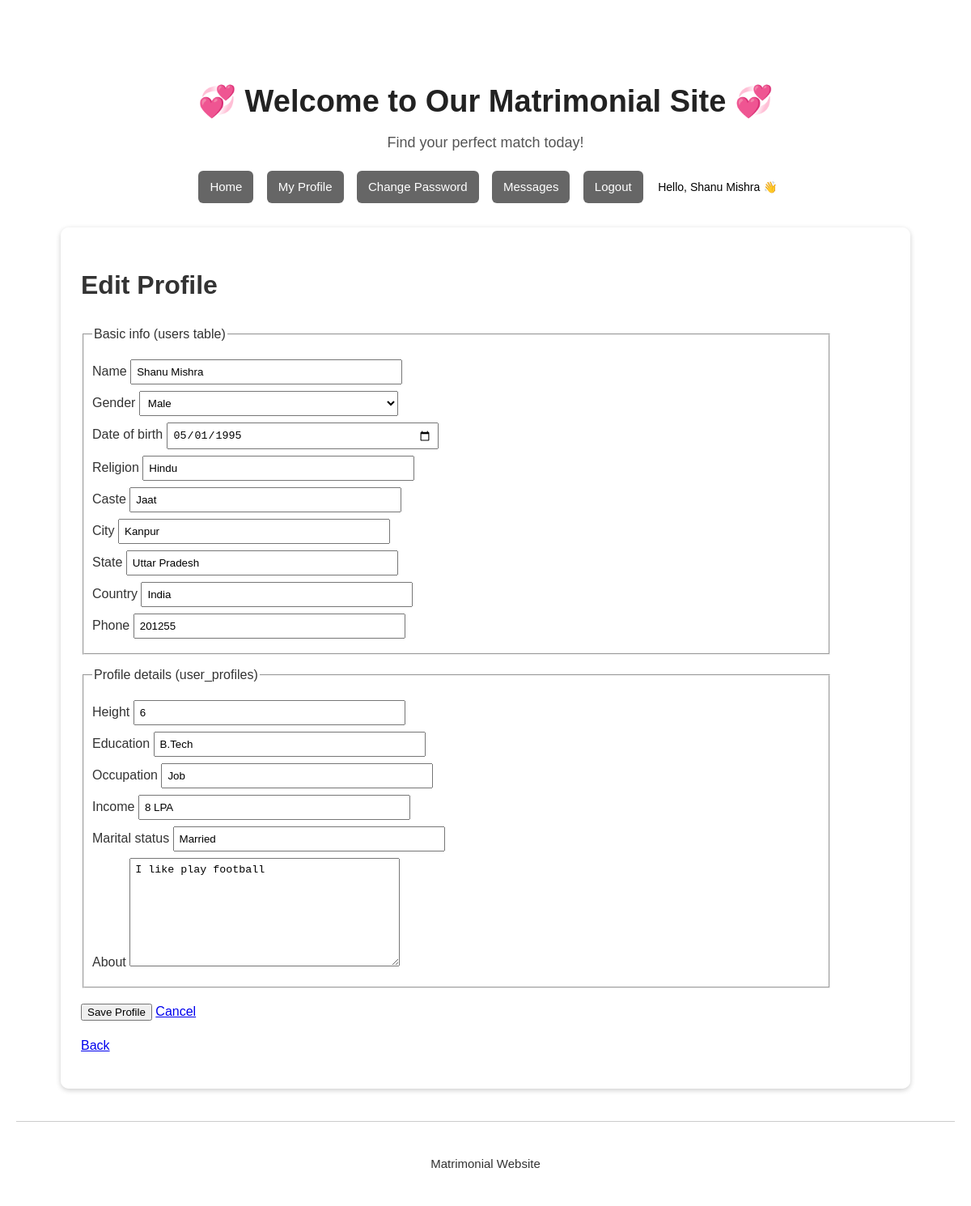
The app's page /edit_profile.php (signed in) with its own data.
### tables this page shows
CREATE TABLE `users` (
  `id` int(11) NOT NULL,
  `name` varchar(191) NOT NULL,
  `email` varchar(191) NOT NULL,
  `password` varchar(255) NOT NULL,
  `gender` varchar(20) DEFAULT NULL,
  `dob` date DEFAULT NULL,
  `religion` varchar(100) DEFAULT NULL,
  `caste` varchar(100) DEFAULT NULL,
  `city` varchar(120) DEFAULT NULL,
  `state` varchar(120) DEFAULT NULL,
  `country` varchar(120) DEFAULT NULL,
  `phone` varchar(30) DEFAULT NULL,
  `about` text DEFAULT NULL,
  `is_approved` tinyint(1) DEFAULT 0,
  `created_at` datetime DEFAULT current_timestamp(),
  `marital_status` enum('Single','Engaged','Married') NOT NULL DEFAULT 'Single',
  `married_to` int(11) DEFAULT NULL
);

CREATE TABLE `user_profiles` (
  `id` int(11) NOT NULL,
  `user_id` int(11) NOT NULL,
  `height` varchar(20) DEFAULT NULL,
  `education` varchar(150) DEFAULT NULL,
  `occupation` varchar(150) DEFAULT NULL,
  `income` varchar(100) DEFAULT NULL,
  `marital_status` varchar(50) DEFAULT NULL,
  `about` text DEFAULT NULL
);

### auth.php (called while the page is built, shortened)
<?php
require_once __DIR__ . "/db.php";
function is_logged_in()
{
    return !empty($_SESSION["user_id"]);
}
function current_user()
{
    global $pdo;
    $stmt1 = $pdo->prepare(
        "SELECT id, name, email, gender, dob, city, about, is_approved FROM users WHERE id = ?"
    );
    $stmt1->execute([$_SESSION["user_id"]]);
    return $stmt1->fetch();
}
global $pdo;
$stmt1 = $pdo->prepare(
    "SELECT id,name,email,city,is_approved FROM users WHERE id=?"
);
$stmt1->execute([$_SESSION["user_id"]]);
return $stmt1->fetch();

### edit_profile.php (the view, shortened to what this page needs)
<?php
require_once __DIR__ . '/src/auth.php';
function h($v){ return htmlspecialchars($v ?? '', ENT_QUOTES, 'UTF-8'); }
$me = current_user();
$uid = (int)$me['id'];
$pdo->setAttribute(PDO::ATTR_ERRMODE, PDO::ERRMODE_EXCEPTION);
function load_user_and_profile($pdo, $uid) {
    $stmt = $pdo->prepare('SELECT id,name,email,gender,dob,city,religion,caste,state,country,phone,about,is_approved,created_at FROM users WHERE id = ? LIMIT 1');
    $stmt->execute([$uid]);
    $userdata= $stmt->fetch(PDO::FETCH_ASSOC);
    $stmt = $pdo->prepare('SELECT * FROM user_profiles WHERE user_id = ? LIMIT 1');
    $stmt->execute([$uid]);
    $profile = $stmt->fetch(PDO::FETCH_ASSOC);
    return [$userdata, $profile];
}
list($userdata, $profile) = load_user_and_profile($pdo, $uid);
$display_about = $profile['about'] ?? $userdata['about'] ?? '';
include 'header.php';
?>
<h1>Edit Profile</h1>
<form method="post">
  <fieldset>
    <legend>Basic info (users table)</legend>
    <label>Name
      <input type="text" name="name" value="<?php echo h($userdata['name'] ?? ''); ?>" required>
    </label>
    <label>Gender
      <select name="gender">
        <option value="Male" <?php if(($userdata['gender'] ?? '')==='Male') echo 'selected'; ?>>Male</option>
      </select>
    </label>
    <label>Date of birth
      <input type="date" name="dob" value="<?php echo h($userdata['dob'] ?? ''); ?>">
    </label>
    <label>Religion
      <input type="text" name="religion" value="<?php echo h($userdata['religion'] ?? ''); ?>">
    </label>
    <label>Caste
      <input type="text" name="caste" value="<?php echo h($userdata['caste'] ?? ''); ?>">
    </label>
    <label>City
      <input type="text" name="city" value="<?php echo h($userdata['city'] ?? ''); ?>">
    </label>
    <label>State
      <input type="text" name="state" value="<?php echo h($userdata['state'] ?? ''); ?>">
    </label>
    <label>Country
      <input type="text" name="country" value="<?php echo h($userdata['country'] ?? ''); ?>">
    </label>
    <label>Phone
      <input type="text" name="phone" value="<?php echo h($userdata['phone'] ?? ''); ?>">
    </label>
  </fieldset>
  <fieldset>
    <legend>Profile details (user_profiles)</legend>
    <label>Height <input type="text" name="height" value="<?php echo h($profile['height'] ?? ''); ?>"></label>
    <label>Education <input type="text" name="education" value="<?php echo h($profile['education'] ?? ''); ?>"></label>
    <label>Occupation <input type="text" name="occupation" value="<?php echo h($profile['occupation'] ?? ''); ?>"></label>
    <label>Income <input type="text" name="income" value="<?php echo h($profile['income'] ?? ''); ?>"></label>
    <label>Marital status <input type="text" name="marital_status" value="<?php echo h($profile['marital_status'] ?? ''); ?>"></label>
    <label>About
      <textarea name="about"><?php echo h($display_about); ?></textarea>
    </label>
  </fieldset>
  <p><button type="submit">Save Profile</button> <a href="profile.php">Cancel</a></p>
  <p><a href="profile.php">Back</a></p>
</form>
<?php include 'footer.php'; ?>

### header.php (shortened to what this page needs)
<?php
require_once __DIR__ . '/src/auth.php';
$logged_in = is_logged_in();
 $user = $logged_in ? current_user() : null;
$is_admin = !empty($_SESSION['admin_id']);
?>
<!doctype html>
<html lang="en">
<head>
</head>
<body>
  <header>
    <h1>💞 Welcome to Our Matrimonial Site 💞</h1>
    <p>Find your perfect match today!</p>
    <div class="nav">
      <a href="index.php">Home</a>
      <?php if (!$logged_in && !$is_admin): ?>
        <a href="register.php">Register</a>
        <a href="login.php">Login</a>
        <a href="admin/login.php">Admin</a>
      <?php elseif ($is_admin): ?>
        <a href="admin/index.php">Admin Dashboard</a>
        <a href="admin/logout.php">Logout</a>
      <?php else: ?>
        <a href="profile.php">My Profile</a>
        <a href="change_password.php">Change Password</a>
        <a href="messages.php">Messages</a>
        <a href="logout.php">Logout</a>
        <span class="greet" style="color: black;">Hello, <?php echo htmlspecialchars($user['name'] ?? ''); ?> 👋</span>
      <?php endif; ?>
    </div>
  </header>
  <main>

### header.php (style rules this page uses)
html, body { height: 100%; margin: 0; font-family: Arial, sans-serif; background: url('images/bg-main.jpg') no-repeat center center fixed; background-size: cover; color: #333; }
body::before { content: ''; position: fixed; top: 0; left: 0; right: 0; bottom: 0; background: rgba(255,255,255,0.65); z-index: 0; }
header, main, footer { position: relative; z-index: 1; }
header { text-align: center; padding: 50px 20px 30px; }
header h1 { font-size: 38px; color: #222; margin-bottom: 6px; }
header p { font-size: 18px; color: #555; margin-top: 0; }
.nav { margin-top: 20px; }
.nav a, .nav .label { display: inline-block; margin: 0 6px; background: rgba(0,0,0,0.6); color: #fff; text-decoration: none; padding: 8px 14px; border-radius: 6px; font-size: 15px; transition: background 0.3s; }
main { max-width: 1000px; margin: 0 auto; padding: 25px; background: rgba(255, 255, 255, 0.92); border-radius: 10px; box-shadow: 0 2px 6px rgba(0,0,0,0.2); }
.greet { display: inline-block; margin-left: 8px; font-size: 14px; color: #fff; }

### edit_profile.php (style rules this page uses)
body { font-family: Arial, sans-serif; padding: 20px; line-height: 1.6; }
label { display:block; margin:8px 0; }
input[type="text"], input[type="date"], textarea, select { width:320px; padding:6px; }
textarea { height:120px; }
fieldset { padding:10px; max-width:900px; margin-bottom:12px; }

### records on screen
users: name "Shanu Mishra", gender "Male", dob "05/01/1995", religion "Hindu", caste "Jaat", city "Kanpur", state "Uttar Pradesh", country "India", phone "201255"
user_profiles: height "6", education "B.Tech", occupation "Job", income "8 LPA", marital_status "Married", about "I like play football"
